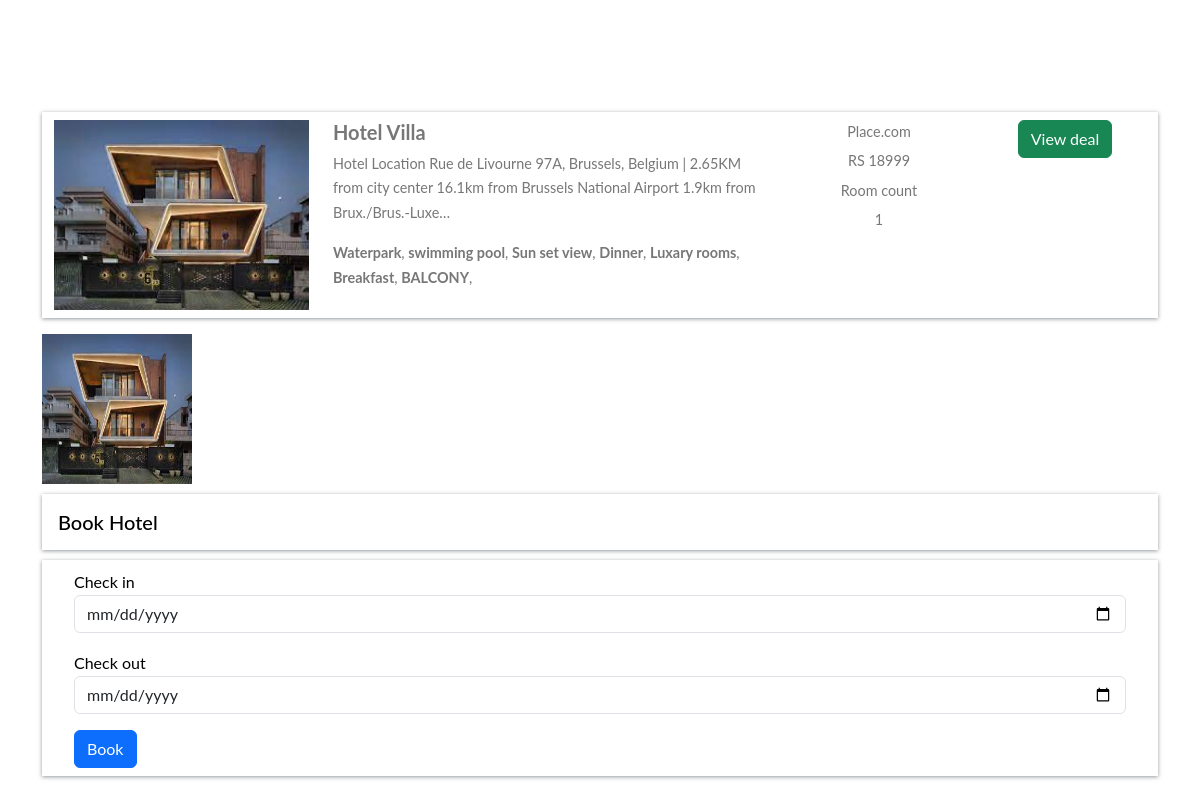
The app's page /hotel-detail/90d653e0ff564b4c9340b4b0187bd405/ (signed in) with its own data.
### home/models.py (models this page shows, shortened)
class BaseModel(models.Model):
    uid = models.UUIDField(default=uuid.uuid4   , editable=False , primary_key=True)
    created_at = models.DateField(auto_now_add=True)
    updated_at = models.DateField(auto_now_add=True)
    class Meta:
        abstract = True

class Hotel(BaseModel):
    hotel_name= models.CharField(max_length=100)
    hotel_price = models.IntegerField()
    description = models.TextField()
    amenities = models.ManyToManyField(Amenities)
    room_count = models.IntegerField(default=10)
    place_name = models.CharField(max_length=100, default='Default Place Name')

class HotelImages(BaseModel):
    hotel= models.ForeignKey(Hotel ,related_name="images", on_delete=models.CASCADE)
    images = models.ImageField(upload_to="hotels")

class Amenities(BaseModel):
    amenity_name = models.CharField(max_length=100)

### home/views.py (the view, shortened to what this page needs)
# urls.py: path('hotel-detail/<uid>/', hotel_detail, name='hotel_detail'),
def hotel_detail(request,uid):
    hotel_obj = Hotel.objects.get(uid=uid)
    return render(request, 'hotel_detail.html', {
        'hotels_obj': hotel_obj
    })
    return render(request,'hotel_detail.html')

### home/templates/hotel_detail.html (shortened to what this page needs)
{% extends "base.html" %}
{%  block start %}
<div class="container mt-5 pt-5">
    <div class="row search-card-result">
        <div class="col-md-3">
        <a href="/hotel-detail/{{hotels_obj.uid}}">
            <img class="img-fluid" src="/media/{{hotels_obj.images.first.images}}" alt="Card image cap">
        </a></div>
        <div class="col-md-5">
            <h5>{{hotels_obj.hotel_name}}</h5>
            <p>
                {{hotels_obj.description|truncatechars:150}}
            </p>
            <p>
                {%for amenitie in hotels_obj.amenities.all %}
                <b>{{amenitie.amenity_name}}</b>,
                {% endfor %}
            </p>
        </div>
        <div class="col-md-2 border-left text-center more-offers">
            <p>Place.com</p>
            <p>RS {{hotels_obj.hotel_price}}</p>
            <p>Room count</p>
            <p>{{hotels_obj.room_count}}</p>
        </div>
        <div class="col-md-2 border-left text-center more-offers">
            <div class="btn btn-success">View deal </div>
        </div>
    </div>
    <div class="row">
        {% for image in hotels_obj.images.all %}
        <div class="col-md-3">
            <img src="/media/{{image.images}}" style="height: 150px ; width:150px">
        </div>
        {% endfor %}
    </div>
    {% if request.user.is_authenticated %}
    <div class="filter-card">
        <h5>Book Hotel</h5>
        <form method="post">
            <div class="row form-group">
                <div class="col-md-12">
                    <label for="mintopay">Check in</label>
                    <p>
                        <input type="date" name="checkin" id="checkin" class="form-control">
                    </p>
                </div>
                <div class="col-md-12">
                    <label for="maxtopay">Check out</label>
                    <p>
                        <input type="date" name="checkout" id="checkout" class="form-control">
                    </p>
                </div>
            </div>
            <div class="row form-group">
                <div class="col-md-12">
                    <input type="submit" class="btn btn-primary btn-block" value="Book">
                </div>
            </div>
        </form>
    </div>
    {% else %}
    <a href="/login/" class="btn btn-primary mt-5 ">Login</a>
    {% endif %}
</div>
{% endblock %}

### home/templates/base.html (style rules this page uses)
body { font-family: "Lato", Arial, sans-serif; font-weight: 400; font-size: 16px; line-height: 1.7; background: #fff; color: #777; }
.search-card-result { box-shadow: 0px 1px 4px rgba(41, 51, 57, 0.5); margin: 1rem 0; padding: 0.5rem 0; background-color: #fff; }
.search-card-result img { height: 190px; }
.search-card-result h5 { font-style: 1.1rem; font-weight: 700; }
.search-card-result p { font-size: 0.9rem; }
.search-card-result .more-offers p { margin-bottom: 0.3rem; }
.filter-card { padding: 0; background: #fff; color: black; }
.filter-card h5 { margin: 10px 0; padding: 1rem; box-shadow: 0px 1px 4px rgba(41, 51, 57, 0.5); color: #000; }
.filter-card form { box-shadow: 0px 1px 4px rgba(41, 51, 57, 0.5); padding: 0.5rem 2rem; }

### records on screen
Hotel: images.first.images (picture), hotel_name "Hotel Villa", description "Hotel Location Rue de Livourne 97A, Brussels, Belgium | 2.65KM from city center 16.1km from Brussels National Airport 1.9km from Brux./Brus.-Luxe…", hotel_price "18999", room_count "1"
Amenities: amenity_name "Waterpark"
Amenities: amenity_name "swimming pool"
Amenities: amenity_name "Sun set view"
Amenities: amenity_name "Dinner"
Amenities: amenity_name "Luxary rooms"
Amenities: amenity_name "Breakfast"
Amenities: amenity_name "BALCONY"
HotelImages: images (picture)
